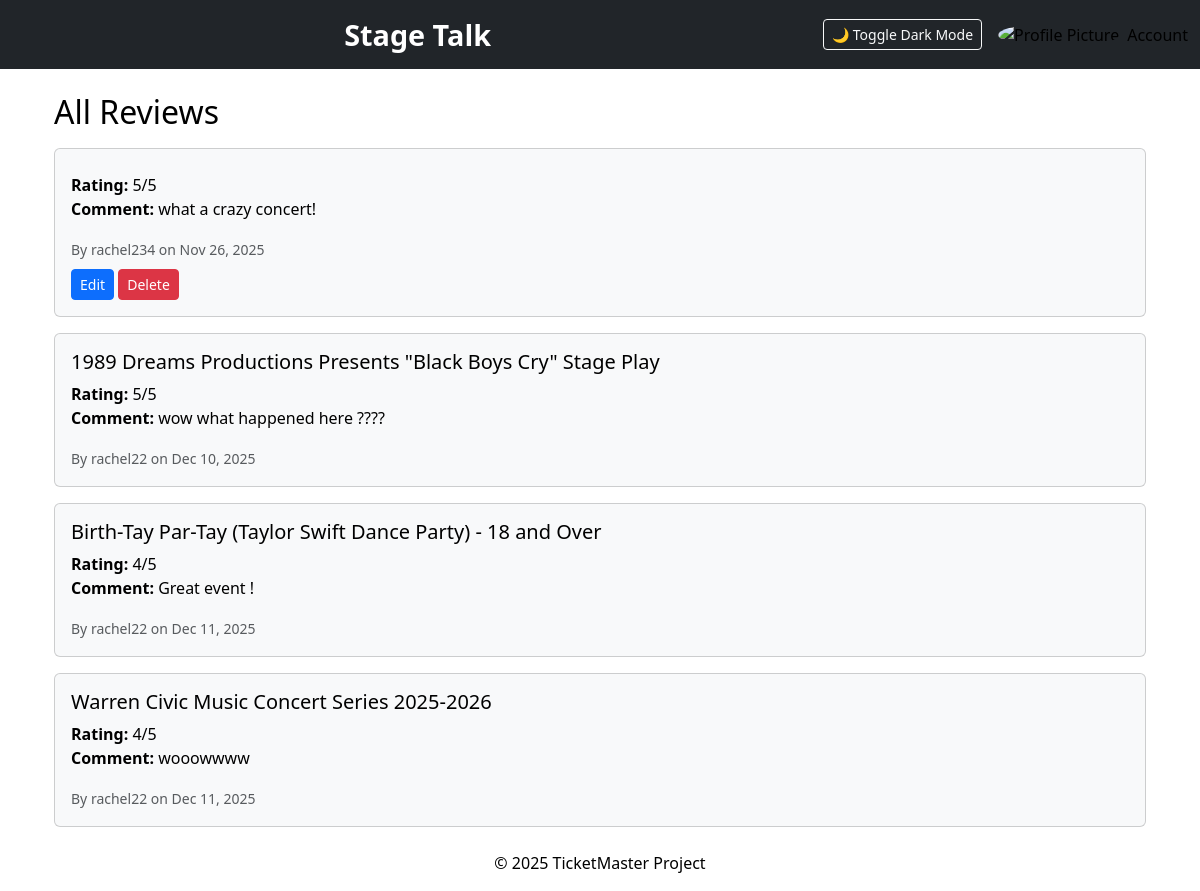
The page /reviews/ (signed in) on the database its author committed.
### TicketMaster/models.py (models this page shows, shortened)
class Review(models.Model):
    user = models.ForeignKey(User, on_delete=models.CASCADE)
    event = models.ForeignKey(Event, on_delete=models.CASCADE, related_name="reviews", null=True, blank=True)
    rating = models.IntegerField(choices=[(i, str(i)) for i in range(1, 6)])  # 1–5 star rating
    comment = models.TextField()
    created_at = models.DateTimeField(auto_now_add=True)  # auto timestamp when created
    updated_at = models.DateTimeField(auto_now=True)      # auto timestamp when updated

class Event(models.Model):
    name = models.CharField(max_length=255)
    start_date_time = models.DateTimeField(null=True, blank=True)  # store proper datetime objects
    venue_name = models.CharField(max_length=255, null=True, blank=True)
    venue_city = models.CharField(max_length=255, null=True, blank=True)
    image_url = models.URLField(null=True, blank=True)
    url = models.URLField(null=True, blank=True)

### TicketMaster/views.py (the view)
# urls.py: path('reviews/', views.review_list, name='review_list'),
def review_list(request):
    reviews = Review.objects.all()
    return render(request, 'reviews/review_list.html', {'reviews': reviews})

### templates/reviews/review_list.html
{% extends "base.html" %}
{% block content %}
<div class="container mt-4">
    <h2 class="mb-3">All Reviews</h2>
    {% for review in reviews %}
        <div class="card mb-3">
            <div class="card-body">
                <h5 class="card-title">{{ review.event.name }}</h5>
                <p class="card-text">
                    <strong>Rating:</strong> {{ review.rating }}/5 <br>
                    <strong>Comment:</strong> {{ review.comment }}
                </p>
                <small class="text-muted">By {{ review.user.username }} on {{ review.created_at|date:"M d, Y" }}</small>
                {% if request.user == review.user %}
                <div class="mt-2">
                    <a href="{% url 'edit_review' review.id %}" class="btn btn-primary btn-sm">Edit</a>
                    <a href="{% url 'delete_review' review.id %}" class="btn btn-danger btn-sm">Delete</a>
                </div>
                {% endif %}
            </div>
        </div>
    {% empty %}
        <p>No reviews yet. Be the first to write one!</p>
    {% endfor %}
</div>
{% endblock %}

### templates/base.html (style rules this page uses)
:root { --bg-color: #ffffff; --text-color: #000000; --card-bg: #f8f9fa; --card-text: #000000; --link-color: #0d6efd; }
body { background-color: var(--bg-color); color: var(--text-color); }
.card { background-color: var(--card-bg) !important; color: var(--card-text) !important; }
.card-body { color: var(--card-text) !important; }
a { color: var(--link-color); }

### rows shown on the page
Review: rating "5", comment "what a crazy concert!", user.username "rachel234", created_at "Nov 26, 2025", shows "Edit"
Review: event.name "1989 Dreams Productions Presents \"Black Boys Cry\" Stage Play", rating "5", comment "wow what happened here ????", user.username "rachel22", created_at "Dec 10, 2025"
Review: event.name "Birth-Tay Par-Tay (Taylor Swift Dance Party) - 18 and Over", rating "4", comment "Great event !", user.username "rachel22", created_at "Dec 11, 2025"
Review: event.name "Warren Civic Music Concert Series 2025-2026", rating "4", comment "wooowwww", user.username "rachel22", created_at "Dec 11, 2025"
